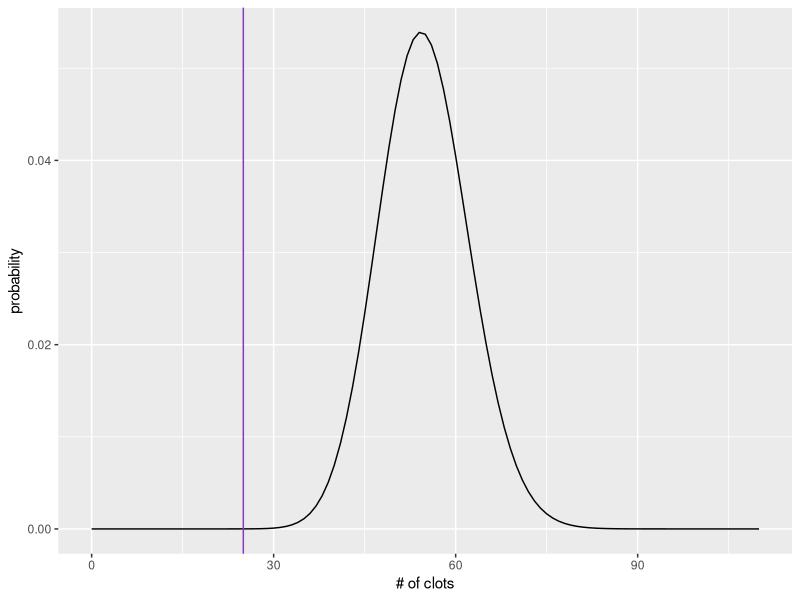
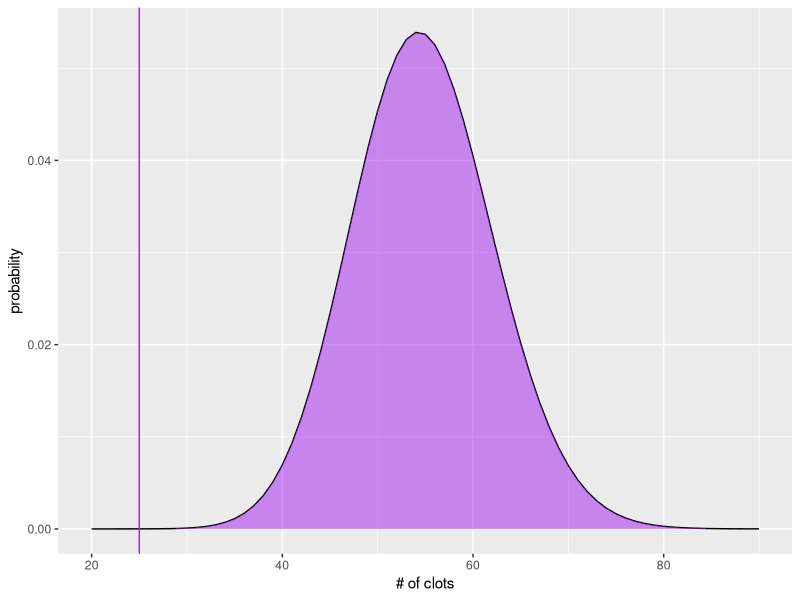
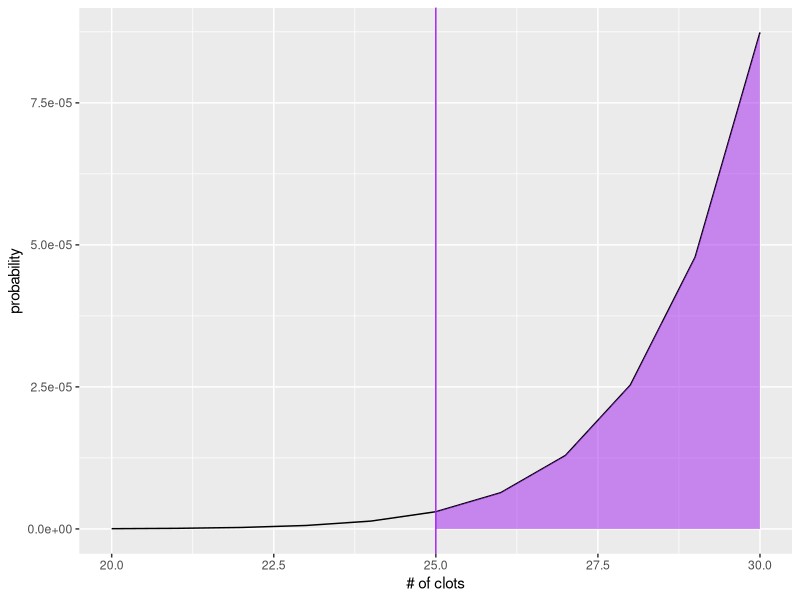

Write the R code that produced these figures, in order.
## ---- chunk 1
knitr::opts_chunk$set(echo = TRUE)
## ---- chunk 2
# parameters
p = 1/(1000*365)
x = 25
n = 20*10^6

# calculate probabilities and assign them to a vector df
X = 0:(55*2)
Y = dbinom(X, n, p)
df = data.frame(X,Y)

library(ggplot2)
## ---- chunk 3
ggplot(df) + 
  aes(x=X, y=Y) + 
  geom_line() + 
  labs(y="probability", x="# of clots") + 
  geom_vline(aes(xintercept=25), color='purple') + 
  guides(color='none')
## ---- chunk 4
df2 = subset(df, X>=20 & X<=90)

ggplot(df2) + 
  aes(x=X, y=Y) + 
  geom_line() + 
  labs(y="probability", x="# of clots") + 
  guides(color='none') +
  geom_vline(aes(xintercept=25) , color='purple') + 
  geom_ribbon(data=subset(df, X >= 25 & X <= 90), aes(ymax=Y, ymin=0), fill='purple', color=NA, alpha=.5)
## ---- chunk 5
df3 = subset(df, X>=20 & X<=30)

ggplot(df3) + 
  aes(x=X, y=Y) + 
  geom_line() + 
  labs(y="probability", x="# of clots") + 
  guides(color='none') +
  geom_vline(aes(xintercept=25) , color='purple') + 
  geom_ribbon(data=subset(df, X >= 25 & X <= 30), aes(ymax=Y, ymin=0), fill='purple', color=NA, alpha=.5)
## ---- chunk 6
pbinom(q = x, size = n, prob = p, lower.tail = F)
